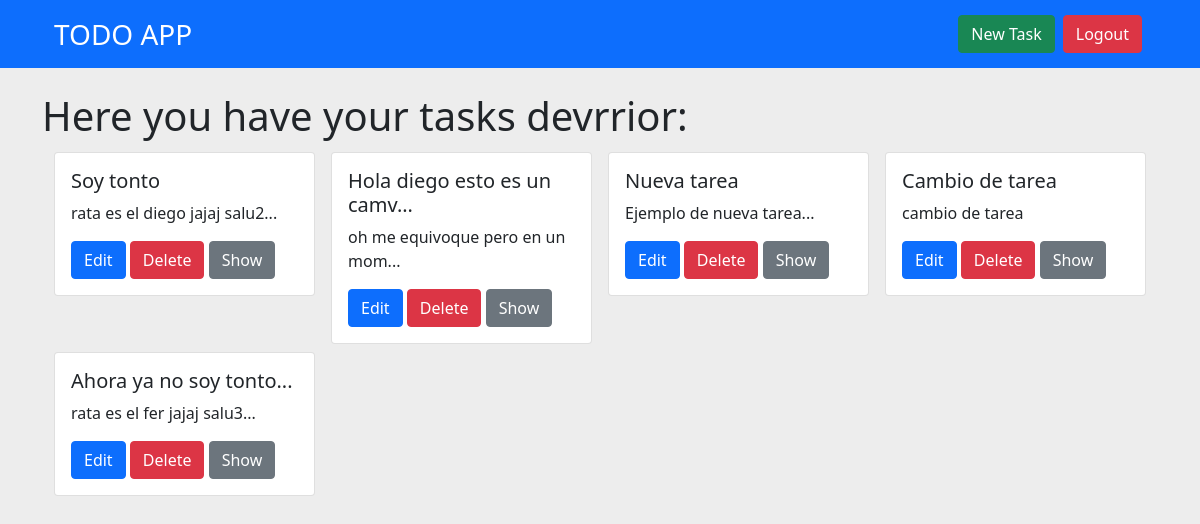
/tasks (signed in), run on an earlier commit of the app's database.
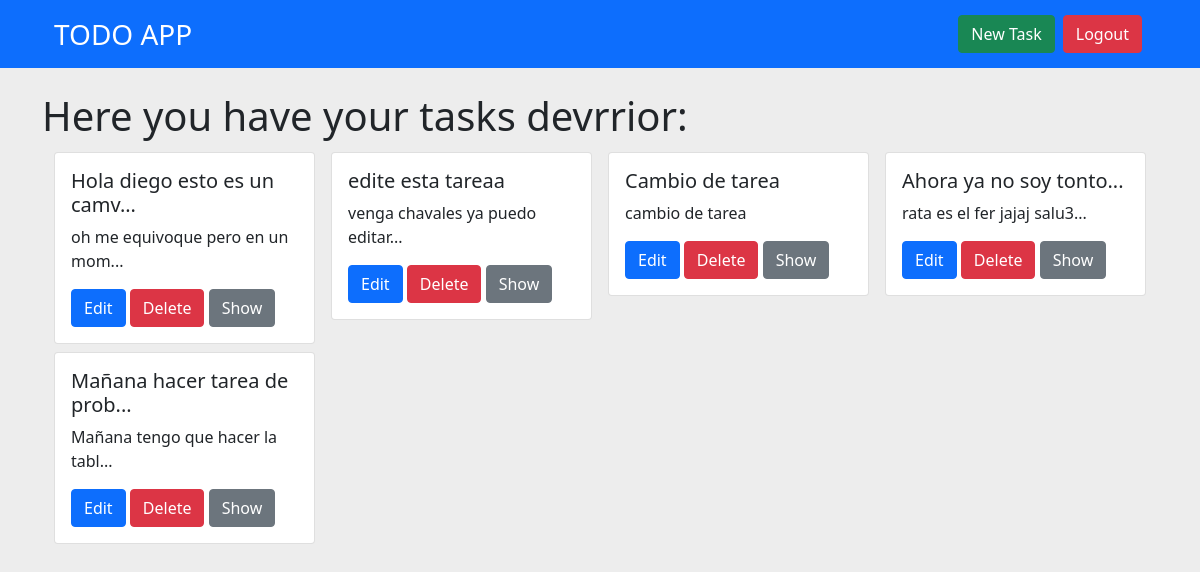
And on a later commit of the database.
### app/models.py (models this page shows, shortened)
class User(db.Model, UserMixin):
    id = db.Column(db.Integer, primary_key=True)
    username = db.Column(db.String(20), unique=True, nullable=True)
    email = db.Column(db.String(50), unique=True, nullable=True)
    password_hash = db.Column(db.String(80), nullable=True)
    tasks = db.relationship("Task")
    @property
    def password(self):
        pass
    @classmethod
    def get_by_id(cls, id):
        return User.query.filter_by(id=id).first()

class Task(db.Model):
    id = db.Column(db.Integer, primary_key=True)
    title = db.Column(db.String(40), nullable=True)
    description = db.Column(db.String(140), nullable=True)
    user_id = db.Column(db.Integer, db.ForeignKey("user.id"))
    @property
    def little_title(self):
        if len(self.title) > 19:
            return self.title[0:26] + "..."
        return self.title
    @property
    def little_description(self):
        if len(self.description) > 20:
            return self.description[0:30] + "..."
        return self.description

### app/tasks/tasks.py (the view)
@tasks_bp.route("/tasks")
@login_required
def tasks():
    tasks = current_user.tasks
    return render_template(
        "tasks/view.html", title_page="Tasks", tasks=tasks, current_user=current_user
    )

### app/auth/auth.py (called while the page is built)
@login_manager.user_loader
def load_user(id):
    return User.get_by_id(id)

### app/tasks/templates/tasks/view.html
{% extends "layout.html" %}
{% from "_render_elements.html" import render_task, render_modal_remove%}
{% block content %}
{% if tasks|length != 0 %}
<h1 class="my-2" >Here you have your tasks {{ current_user.username }}:</h1>
{% endif %}
<div class="row px-3">
    {% if tasks|length != 0 %}
        {% for task in tasks %}
            {{ render_task(task.title,task.little_title,task.description,task.little_description,task.id) }}
        {% endfor %}
    {% else %}
    <div class="alert alert-secondary">You should create a new task, just click <a href="{{ url_for('tasks_bp.task_new') }}" class="link-link">here</a>.
    {% endif %}
</div>
{% endblock content %}

### app/templates/layout.html (shortened to what this page needs)
{% from "_render_elements.html" import render_messages %}
<!DOCTYPE html>
<html>
  <head>
    <link rel="stylesheet" href="{{ url_for('static', filename='css/bootstrap.min.css') }}">
  </head>
  <body style="background: #ededed">
    <header>
      <nav class="navbar navbar-expand-lg navbar-dark bg-primary">
        <div class="container px-4">
          <a class="navbar-brand fs-3" href="{{ url_for('tasks_bp.tasks') }}">TODO APP</a>
          <div class="collapse navbar-collapse" id="navbarSupportedContent">
            <ul class="navbar-nav ms-auto">
              {% if current_user.is_authenticated %}
              <li class="nav-item">
                <a class="fs-6 btn btn-success mx-1" aria-current="page" href="{{ url_for('tasks_bp.task_new') }}">New Task</a>
              </li>
              <li class="nav-item">
                <a class="fs-6 btn btn-danger mx-1" aria-current="page" href="{{ url_for('auth_bp.logout') }}">Logout</a>
              </li>
              {% endif %}
            </ul>
          </div>
        </div>
      </nav>
    </header>
    <main class="container py-3">
      {% block content %}
      {% endblock %}
    </main>
  </body>
</html>

### app/templates/_render_elements.html (shortened to what this page needs)
{% macro render_task(title, little_title, description, little_description, task_id) %}
    <div class="col-12 col-sm-6 col-md-4 col-lg-3 p-1 px-2">
        <div class="card">
            <div class="card-body">
                <h5 class="card-title">{{ little_title }}</h5>
                <p class="card-text">{{ little_description }}</p>
                <a href="{{ url_for('tasks_bp.task_edit', task_id=task_id) }}" class="btn  btn-primary">Edit</a>
                <button class="btn btn-danger" data-bs-toggle="modal" data-bs-target="#content-modal-{{ task_id }}">Delete</button>
                <button class="btn btn-secondary" data-bs-toggle="modal" data-bs-target="#content-modal-show-{{ task_id }}">Show</button>
            </div>
        </div>
    </div>
{% endmacro%}

What changed in the data, as far as the page shows it:
removed Task: title "Soy tonto", little_description "rata es el diego jajaj salu2..."
changed Task: title "Nueva tarea" → "edite esta tareaa"; little_description "Ejemplo de nueva tarea..." → "venga chavales ya puedo editar..."
added Task: little_title "Mañana hacer tarea de prob...", little_description "Mañana tengo que hacer la tabl..."
